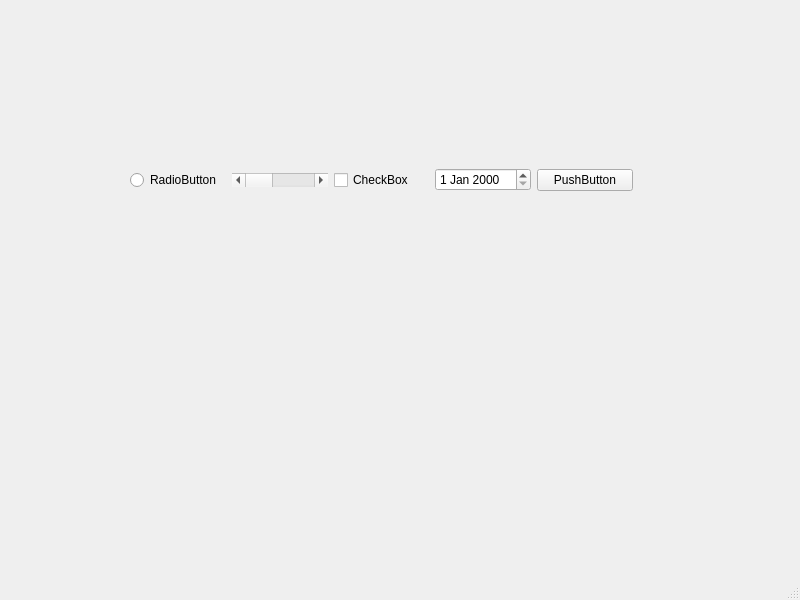
<?xml version="1.0" encoding="UTF-8"?>
<ui version="4.0">
 <class>MainWindow</class>
 <widget class="QMainWindow" name="MainWindow">
  <property name="geometry">
   <rect>
    <x>0</x>
    <y>0</y>
    <width>800</width>
    <height>600</height>
   </rect>
  </property>
  <property name="windowTitle">
   <string>MainWindow</string>
  </property>
  <widget class="QWidget" name="centralwidget">
   <widget class="QWidget" name="horizontalLayoutWidget">
    <property name="geometry">
     <rect>
      <x>130</x>
      <y>140</y>
      <width>503</width>
      <height>80</height>
     </rect>
    </property>
    <layout class="QHBoxLayout" name="horizontalLayout">
     <item>
      <widget class="QRadioButton" name="radioButton">
       <property name="text">
        <string>RadioButton</string>
       </property>
      </widget>
     </item>
     <item>
      <widget class="QScrollBar" name="horizontalScrollBar">
       <property name="orientation">
        <enum>Qt::Horizontal</enum>
       </property>
      </widget>
     </item>
     <item>
      <widget class="QCheckBox" name="checkBox">
       <property name="text">
        <string>CheckBox</string>
       </property>
      </widget>
     </item>
     <item>
      <widget class="QDateEdit" name="dateEdit"/>
     </item>
     <item>
      <widget class="QPushButton" name="pushButton">
       <property name="text">
        <string>PushButton</string>
       </property>
      </widget>
     </item>
    </layout>
   </widget>
  </widget>
  <widget class="QMenuBar" name="menubar">
   <property name="geometry">
    <rect>
     <x>0</x>
     <y>0</y>
     <width>800</width>
     <height>26</height>
    </rect>
   </property>
  </widget>
  <widget class="QStatusBar" name="statusbar"/>
 </widget>
 <resources/>
 <connections/>
</ui>
